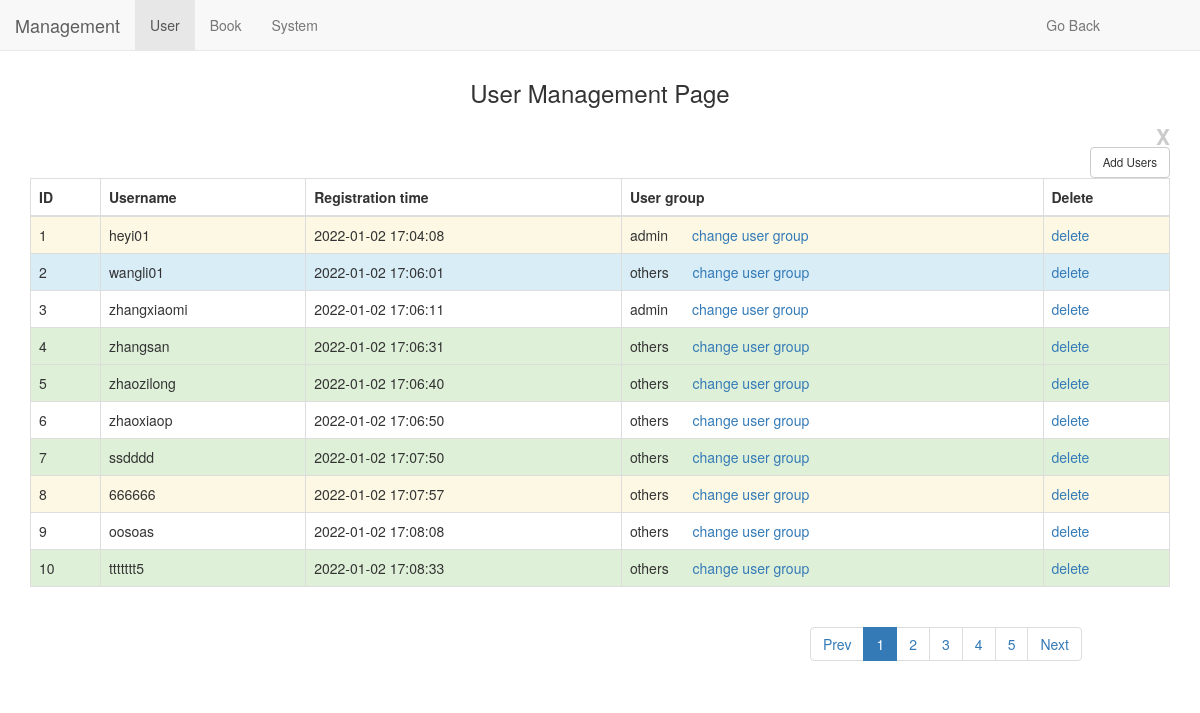
The app's page /management/user (signed in), older data.
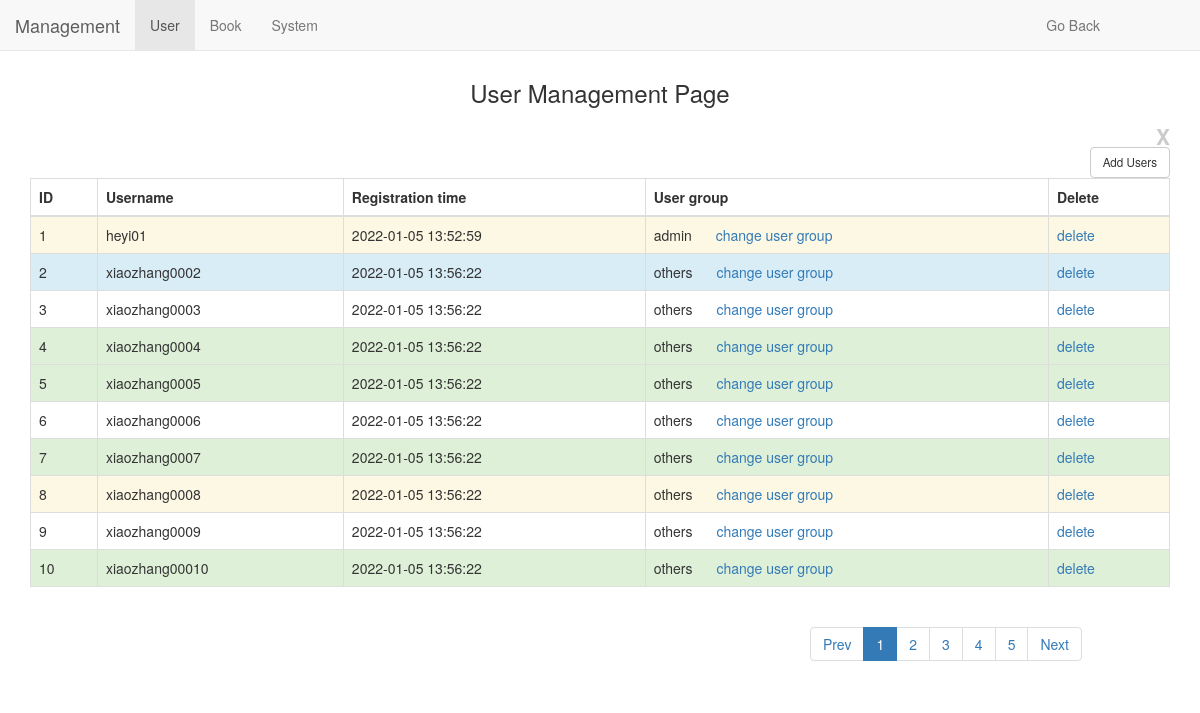
The same page, newer data.
### models.py (models this page shows, shortened)
class User(db.Model):
    username = db.Column(db.String(50),primary_key = True)
    hash_pwd = db.Column(db.String(100))
    salt = db.Column(db.String(100))
    group_id = db.Column(db.Integer)
    add_time = db.Column(db.String(50))

### app.py (the view)
@app.route("/management/user",methods = ['POST','GET'])
@login_required
@routing_permission_check
def user_mgr():
    form = UploadFileForms()
    if request.method == 'GET':
        dic1 = {'active1':'active','active2':'','active3':'','active4':'','active5':'','active_next':'','active_Prev':'','current_page_number':1}
        user_info = User.query.limit(10).all()
        user_list = []
        if len(user_info) ==0:
            user_list = []
        else:
            for userdata in user_info:
                user_list.append( userdata.__dict__)
            k = 0
            style_list = ['success','info','warning','error','']
            for j in user_list:
                k+=1
                del j['_sa_instance_state']
                del j['hash_pwd']
                del j['salt']
                j['id'] = k
                if j['group_id'] ==1:
                    del j['group_id']
                    j['group'] = 'admin'
                elif j['group_id'] == 2:
                    del j['group_id']
                    j['group'] = 'others'
                j['style'] = random.choice(style_list)
        return render_template('user.html',user_list = user_list,dic1 = dic1,form = form)

### decorator.py (called while the page is built)
def login_required(func):
    @wraps(func)
    def inner(*args, **kwargs):
        user_id = session.get('user_id')
        if not user_id:
            return jsonify({'error':'User not logged in'}
                           )
        else:
            g.user_id = user_id
            return func(*args, **kwargs)
    return inner

### templates/user.html (shortened to what this page needs)
<!DOCTYPE html>
<html>
<head>
	<link rel="stylesheet" href="/static/css/bootstrap.min.css">
</head>
<body>
    <div class="container">
        <div class="row clearfix">
            <div class="col-md-12 column">
                <nav class="navbar navbar-default navbar-fixed-top" role="navigation">
                    <div class="navbar-header">
                         <a class="navbar-brand" href="#">Management</a>
                    </div>
                    <ul class="nav navbar-nav">
						<li class="active" >
							 <a href="/management/user">User</a>
						</li>
						<li>
							 <a href="/management/book">Book</a>
						</li>
                        <li>
                            <a href="/management/system">System</a>
                        </li>
                    </ul>
                    <div class="collapse navbar-collapse" id="bs-example-navbar-collapse-1">
                        <ul class="nav navbar-nav navbar-right">
                            <li>
                                <a style="margin-right: 100px;" href="/home">Go Back</a>
                            </li>
                        </ul>
                    </div>
                </nav>
                <h3 style="margin-top: 80px;" class="text-center">
                    User Management Page
                </h3>
                <div style="float: left;" class="container">
                    <div class="row clearfix">
                        <div style="padding-left:0" class="col-md-12 column">
                            <div style="margin-right: 15px;" class="{{ dic1['style'] }}">
                                <button type="button" class="close" data-dismiss="alert" aria-hidden="true">X</button>
                            </div>
                        </div>
                    </div>
                </div>
                <a id="modal-207274" href="#modal-container-207274" role="button" class="btn btn-default" style="float:right;font-size: smaller;" data-toggle="modal">Add Users</a>
                <table style="margin-top: 20px;" class="table table-bordered">
                    <thead>
                        <tr>
                            <th>
                                ID
                            </th>
                            <th>
                                Username
                            </th>
                            <th>
                                Registration time
                            </th>
                            <th>
                                User group
                            </th>
                            <th>
                                Delete
                            </th>
                        </tr>
                    </thead>
                    <tbody>
                        {% for item in user_list %}
                            <tr class="{{ item['style'] }}">
                                <td>
                                    {{ item['id'] }}
                                </td>
                                <td>
                                    {{ item['username'] }}
                                </td>
                                <td>
                                    {{ item['add_time'] }}
                                </td>
                                <td>
                                    {{ item['group'] }} <a style="margin-left: 20px;" href="/management/user/changegroup/{{ item['username'] }}/{{ item['group'] }}">change user group</a>
                                </td>
                                <td>
                                    <a href="/management/user/delete/{{ item['username'] }}">delete</a>
                                </td>
                            </tr>
                        {% endfor %}
                    </tbody>
                </table>
                <div class="row clearfix">
                    <div class="col-md-2 column">
                    </div>
                    <div class="col-md-6 column">
                    </div>
                    <div class="col-md-4 column">
                        <ul class="pagination">
                            <li class="{{ dic1['active_Prev'] }}">
                                {% if dic1['current_page_number'] <=2  %}
                                    <a href="/management/user/page/1">Prev</a>
                                {% else %}
                                    <a href="/management/user/page/{{ dic1['current_page_number']-1 }}">Prev</a>
                                {% endif %}
                               </li>
                            <li class="{{ dic1['active1'] }}">
                                 <a href="/management/user/page/1">1</a>
                            </li>
                            <li class="{{ dic1['active2'] }}">
                                 <a href="/management/user/page/2">2</a>
                            </li>
                            <li class="{{ dic1['active3'] }}">
                                 <a href="/management/user/page/3">3</a>
                            </li>
                            <li class="{{ dic1['active4'] }}">
                                 <a href="/management/user/page/4">4</a>
                            </li>
                            <li class="{{ dic1['active5'] }}">
                                 <a href="/management/user/page/5">5</a>
                            </li>
                            <li class="{{ dic1['active_next'] }}">
                                 <a href="/management/user/page/{{ dic1['current_page_number']+1 }}">Next</a>
                            </li>
                        </ul>
                    </div>
                </div>
            </div>
        </div>
    </div>
</body>
</html>

Row changes from the older to the newer data that the page shows:
removed User: id "2", username "wangli01", add_time "2022-01-02 17:06:01", group "others"
removed User: id "3", username "zhangxiaomi", add_time "2022-01-02 17:06:11", group "admin"
removed User: id "4", username "zhangsan", add_time "2022-01-02 17:06:31", group "others"
removed User: id "5", username "zhaozilong", add_time "2022-01-02 17:06:40", group "others"
removed User: id "6", username "zhaoxiaop", add_time "2022-01-02 17:06:50", group "others"
removed User: id "7", username "ssdddd", add_time "2022-01-02 17:07:50", group "others"
removed User: id "8", username "666666", add_time "2022-01-02 17:07:57", group "others"
removed User: id "9", username "oosoas", add_time "2022-01-02 17:08:08", group "others"
removed User: id "10", username "ttttttt5", add_time "2022-01-02 17:08:33", group "others"
changed User "heyi01": add_time "2022-01-02 17:04:08" → "2022-01-05 13:52:59"
added User: id "2", username "xiaozhang0002", add_time "2022-01-05 13:56:22", group "others"
added User: id "3", username "xiaozhang0003", add_time "2022-01-05 13:56:22", group "others"
added User: id "4", username "xiaozhang0004", add_time "2022-01-05 13:56:22", group "others"
added User: id "5", username "xiaozhang0005", add_time "2022-01-05 13:56:22", group "others"
added User: id "6", username "xiaozhang0006", add_time "2022-01-05 13:56:22", group "others"
added User: id "7", username "xiaozhang0007", add_time "2022-01-05 13:56:22", group "others"
added User: id "8", username "xiaozhang0008", add_time "2022-01-05 13:56:22", group "others"
added User: id "9", username "xiaozhang0009", add_time "2022-01-05 13:56:22", group "others"
added User: id "10", username "xiaozhang00010", add_time "2022-01-05 13:56:22", group "others"
